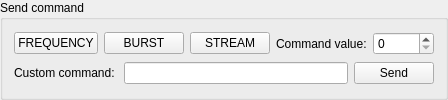
       <widget class="QGroupBox" name="groupBox_3">
        <property name="sizePolicy">
         <sizepolicy hsizetype="Expanding" vsizetype="Preferred">
          <horstretch>0</horstretch>
          <verstretch>0</verstretch>
         </sizepolicy>
        </property>
        <property name="title">
         <string>Send command</string>
        </property>
        <layout class="QHBoxLayout" name="horizontalLayout_5">
         <item>
          <layout class="QVBoxLayout" name="verticalLayout_2">
           <item>
            <layout class="QHBoxLayout" name="horizontalLayout_6">
             <item>
              <widget class="QPushButton" name="cmdFreq">
               <property name="sizePolicy">
                <sizepolicy hsizetype="Minimum" vsizetype="Fixed">
                 <horstretch>0</horstretch>
                 <verstretch>0</verstretch>
                </sizepolicy>
               </property>
               <property name="minimumSize">
                <size>
                 <width>0</width>
                 <height>0</height>
                </size>
               </property>
               <property name="text">
                <string>FREQUENCY</string>
               </property>
              </widget>
             </item>
             <item>
              <widget class="QPushButton" name="cmdBurst">
               <property name="text">
                <string>BURST</string>
               </property>
              </widget>
             </item>
             <item>
              <widget class="QPushButton" name="cmdStream">
               <property name="text">
                <string>STREAM</string>
               </property>
              </widget>
             </item>
             <item>
              <widget class="QLabel" name="label_2">
               <property name="text">
                <string>Command value:</string>
               </property>
              </widget>
             </item>
             <item>
              <widget class="QSpinBox" name="cmdValue">
               <property name="maximum">
                <number>65535</number>
               </property>
              </widget>
             </item>
            </layout>
           </item>
           <item>
            <layout class="QHBoxLayout" name="horizontalLayout_8">
             <item>
              <widget class="QLabel" name="label">
               <property name="text">
                <string>Custom command: </string>
               </property>
              </widget>
             </item>
             <item>
              <widget class="QLineEdit" name="cmdCustom"/>
             </item>
             <item>
              <widget class="QPushButton" name="cmdCustomSend">
               <property name="text">
                <string>Send</string>
               </property>
              </widget>
             </item>
            </layout>
           </item>
          </layout>
         </item>
        </layout>
       </widget>
